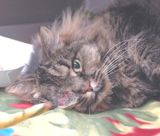
#> input picture tests/fixtures/sample_images/Cat/10417.jpg, 160 x 136 px; its folder holds 4 pictures in this run
$ python preprocess.py
#> lines starting #> are read from the running program, lines starting #| are printed output that depends on the picture
"""
preprocess.py
-------------
M1 Task 1/2 prep: turns the raw Kaggle "Cats and Dogs" folder (data/raw/PetImages/
{Cat,Dog}/*.jpg) into a clean, resized, split dataset under data/processed/
{train,val,test}/{cat,dog}/.

The raw Kaggle download is known to contain a handful of corrupt/zero-byte/
non-JPEG files (famously Cat/666.jpg and a few others) that crash a naive
decoder. `is_valid_image` filters those out before anything is resized.

The same `load_image_array` function is imported by both train.py (building the
training dataset) and api.py (preprocessing an uploaded image at inference time),
so there is zero train/serve skew in how an image becomes a model input.

Run:
    python src/preprocess.py
"""

from __future__ import annotations

import io
import random
import shutil
from dataclasses import dataclass, field
from pathlib import Path

import numpy as np
from PIL import Image, ImageFile

# Kaggle's own dataset has a few truncated JPEGs; without this, PIL raises on
# them instead of decoding what bytes are present. We still filter truncated
# files out via is_valid_image, this just keeps Pillow from being needlessly
# strict on borderline-but-usable files during that check.
ImageFile.LOAD_TRUNCATED_IMAGES = False

ROOT = Path(__file__).resolve().parents[1]
RAW_DIR = ROOT / "data" / "raw" / "PetImages"
PROCESSED_DIR = ROOT / "data" / "processed"
IMG_SIZE = 224
CLASSES = {"Cat": "cat", "Dog": "dog"}
RANDOM_STATE = 42


@dataclass
class CleanReport:
    total_seen: int = 0
    corrupt_skipped: int = 0
    per_class: dict = field(default_factory=dict)


def is_valid_image(path: Path) -> bool:
    """True if `path` decodes as a real image PIL can open and read pixels from."""
    try:
        with Image.open(path) as im:
#> im is the input picture: PIL image 160x136 RGB; mean R, G, B 154.2, 142.2, 142.3
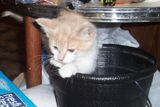
#> input picture tests/fixtures/sample_images/Cat/1265.jpg, 160 x 107 px
#> in is_valid_image, im is the input picture: PIL image 160x107 RGB; mean R, G, B 100.1, 95.8, 96.8
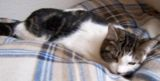
#> input picture tests/fixtures/sample_images/Cat/153.jpg, 160 x 81 px
#> in is_valid_image, im is the input picture: PIL image 160x81 RGB; mean R, G, B 134.3, 127.7, 128.9
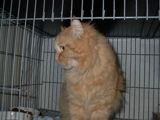
#> input picture tests/fixtures/sample_images/Cat/1836.jpg, 160 x 120 px
#> in is_valid_image, im is the input picture: PIL image 160x120 RGB; mean R, G, B 83.6, 79.3, 73.6
            im.verify()
        # verify() can pass on some truncated files; re-open and force a full
        # decode to be sure.
        with Image.open(path) as im:
            im.convert("RGB").load()
        return True
    except Exception:
        return False


def load_image_array(source: bytes | str | Path, size: int = IMG_SIZE) -> np.ndarray:
    """Decode + resize + scale an image to a (size, size, 3) float32 array in [0, 1].

    Shared by training (reading from disk) and the API (reading an upload's bytes),
    so preprocessing is identical in both places.
    """
    if isinstance(source, (bytes, bytearray)):
        im = Image.open(io.BytesIO(source))
    else:
        im = Image.open(source)
    with im:
        im = im.convert("RGB").resize((size, size), Image.BILINEAR)
        arr = np.asarray(im, dtype=np.float32) / 255.0
    return arr


def _split_indices(n: int, val_frac: float, test_frac: float, seed: int) -> tuple[list[int], list[int], list[int]]:
    idx = list(range(n))
    random.Random(seed).shuffle(idx)
    n_val = int(n * val_frac)
    n_test = int(n * test_frac)
    val_idx = idx[:n_val]
    test_idx = idx[n_val : n_val + n_test]
    train_idx = idx[n_val + n_test :]
    return train_idx, val_idx, test_idx


def build_dataset(
    raw_dir: Path = RAW_DIR,
    out_dir: Path = PROCESSED_DIR,
    size: int = IMG_SIZE,
    val_frac: float = 0.1,
    test_frac: float = 0.1,
    seed: int = RANDOM_STATE,
    sample_size: int | None = None,
) -> CleanReport:
    """Filter, resize, split, and write the dataset. Returns a CleanReport.

    `sample_size`, if given, caps how many *valid* images per class are used
    (for fast CI/local smoke runs) — applied after shuffling, so it's a random
    subset, not just the first N files on disk.
    """
    report = CleanReport()
    if out_dir.exists():
        shutil.rmtree(out_dir)

    for raw_name, label in CLASSES.items():
        class_dir = raw_dir / raw_name
        files = sorted(class_dir.glob("*.jpg"))
        report.total_seen += len(files)

        valid = [f for f in files if is_valid_image(f)]
        report.corrupt_skipped += len(files) - len(valid)

        rng = random.Random(seed)
        rng.shuffle(valid)
        if sample_size is not None:
            valid = valid[:sample_size]

        train_idx, val_idx, test_idx = _split_indices(len(valid), val_frac, test_frac, seed)
        splits = {"train": train_idx, "val": val_idx, "test": test_idx}

        report.per_class[label] = {split: len(ids) for split, ids in splits.items()}

        for split, ids in splits.items():
            split_dir = out_dir / split / label
            split_dir.mkdir(parents=True, exist_ok=True)
            for i in ids:
                src = valid[i]
                im = Image.open(src).convert("RGB").resize((size, size), Image.BILINEAR)
                im.save(split_dir / f"{label}_{i}.jpg", quality=90)

    return report


if __name__ == "__main__":
    import argparse

    parser = argparse.ArgumentParser()
    parser.add_argument("--raw", type=Path, default=RAW_DIR)
    parser.add_argument("--out", type=Path, default=PROCESSED_DIR)
    parser.add_argument("--size", type=int, default=IMG_SIZE)
    parser.add_argument("--val-frac", type=float, default=0.1)
    parser.add_argument("--test-frac", type=float, default=0.1)
    parser.add_argument("--seed", type=int, default=RANDOM_STATE)
    parser.add_argument(
        "--sample-size", type=int, default=None,
        help="Cap valid images used per class (fast CI smoke runs); default uses all.",
    )
    args = parser.parse_args()

    rep = build_dataset(
        raw_dir=args.raw, out_dir=args.out, size=args.size,
        val_frac=args.val_frac, test_frac=args.test_frac, seed=args.seed,
        sample_size=args.sample_size,
    )
    print(f"Scanned {rep.total_seen} raw files, skipped {rep.corrupt_skipped} corrupt.")
    for label, counts in rep.per_class.items():
        print(f"  {label}: {counts}")
    print(f"Wrote processed dataset -> {args.out}")
